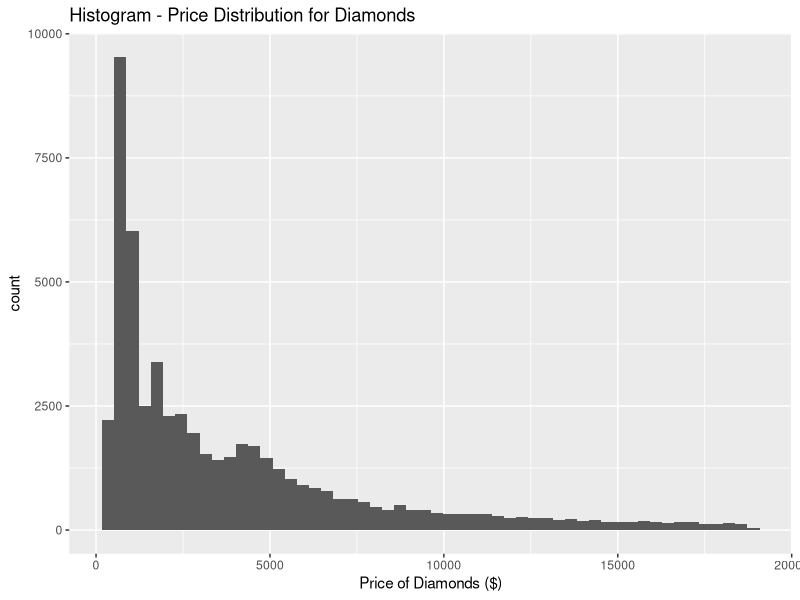

Reproduce this figure in R.
library(ggplot2)
ggplot(data=diamonds) + geom_histogram(binwidth = 350, aes(diamonds$price)) + ggtitle("Histogram - Price Distribution for Diamonds") + xlab("Price of Diamonds ($)") 
ylab("Frequency") + theme(plot.title = element_text(hjust = 0.5))

